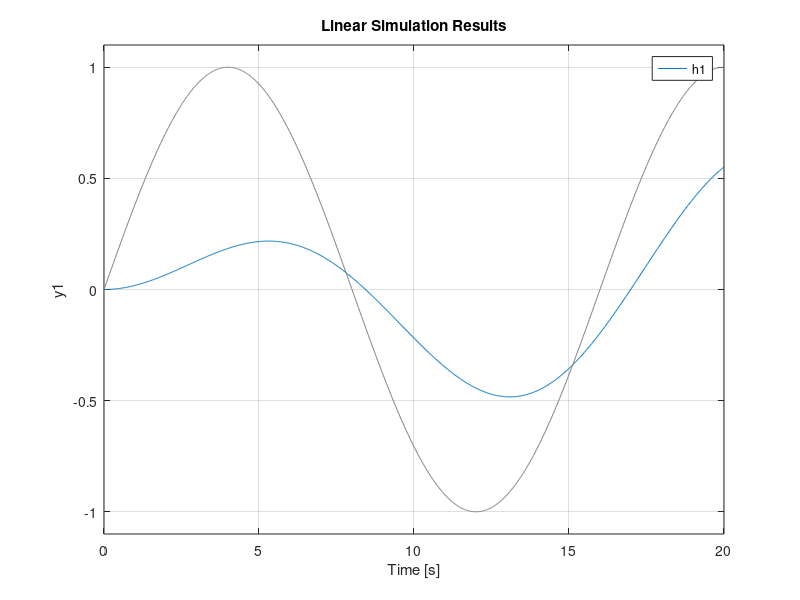
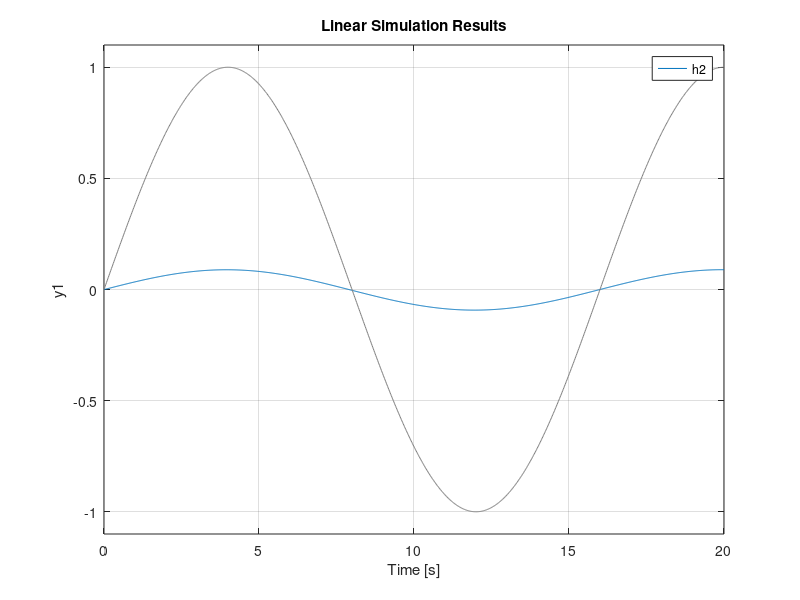
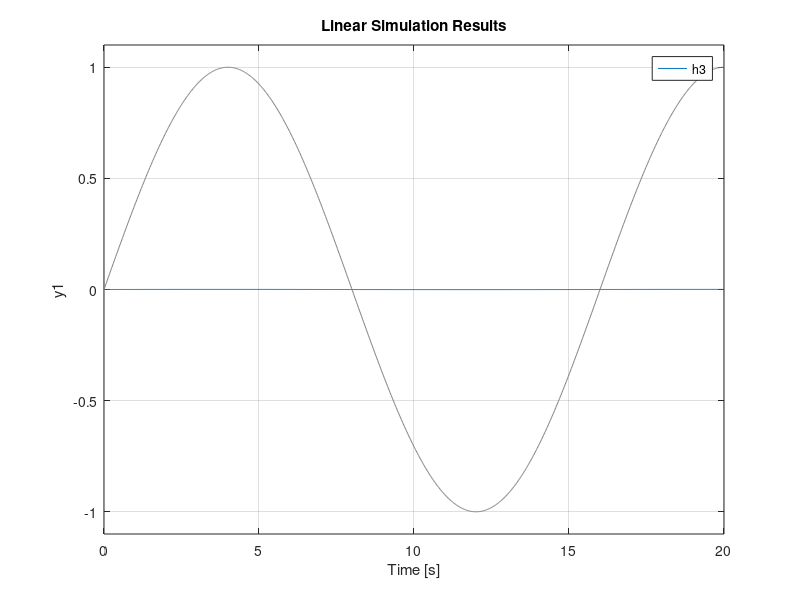
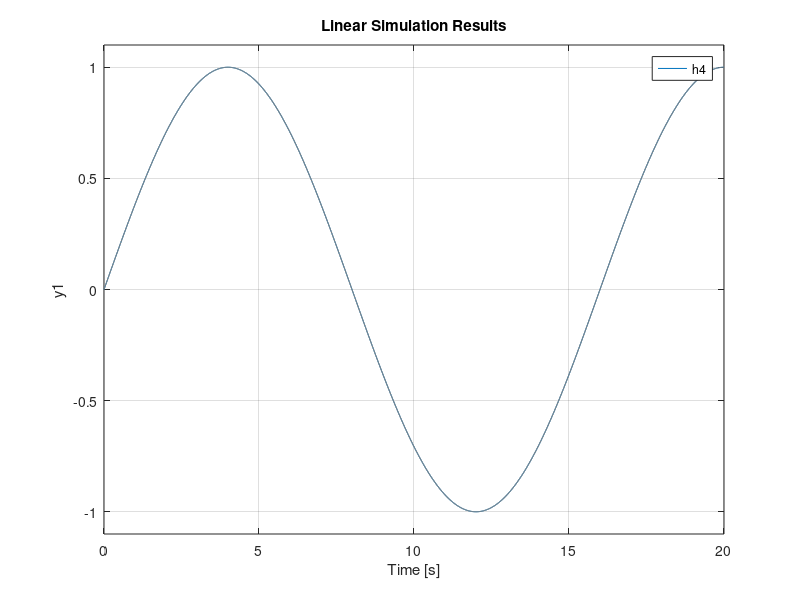

These figures' MATLAB source, in order:
clear all;
close all;

t = linspace(0, 20,1000);
u = sin((pi/8)*t);

figure;
h1 = tf([0 100 0], [1000 110 110]);
lsim(h1,u,t)

figure;
h2 = tf([0 10 0], [1 110 1]);
lsim(h2,u,t)

figure;
h3 = tf([1 0 0], [2000 110 1]);
lsim(h3,u,t)

figure;
h4 = tf([0 0 1], [0 0 1]);
lsim(h4,u,t)

figure;
h5 = tf([0 0 1], [0 -10 0]);
lsim(h5,u,t)
